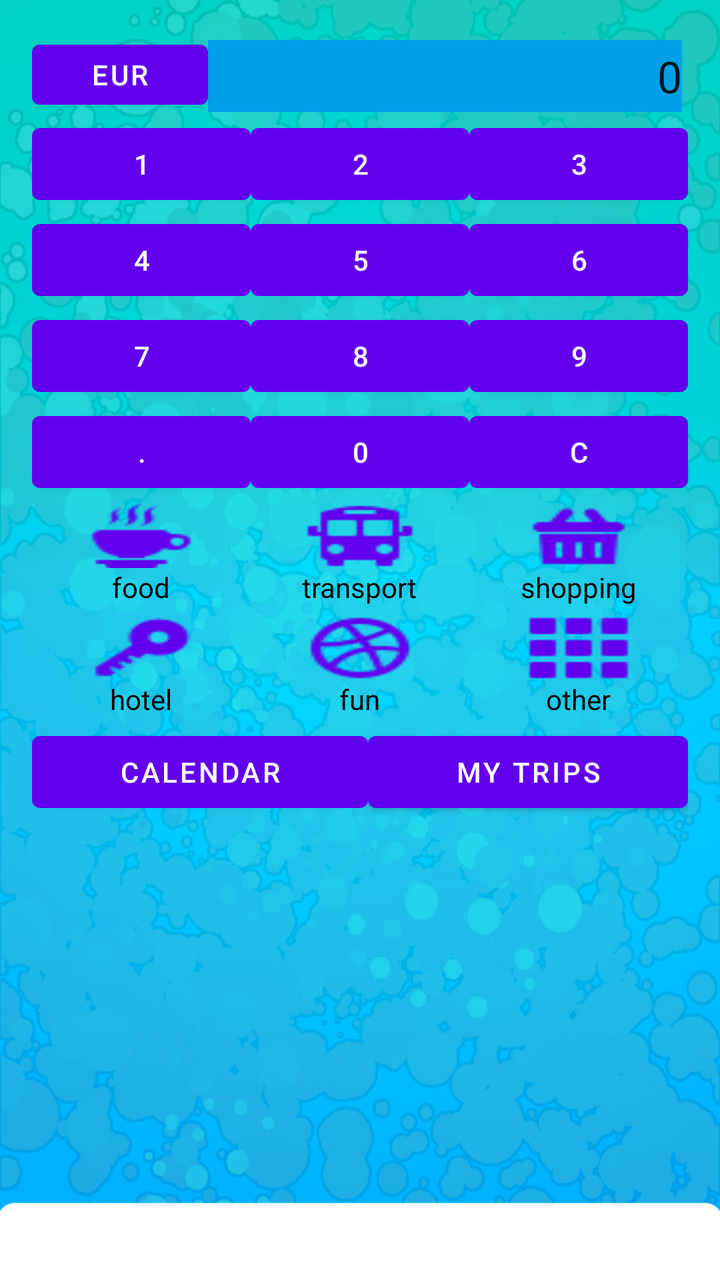
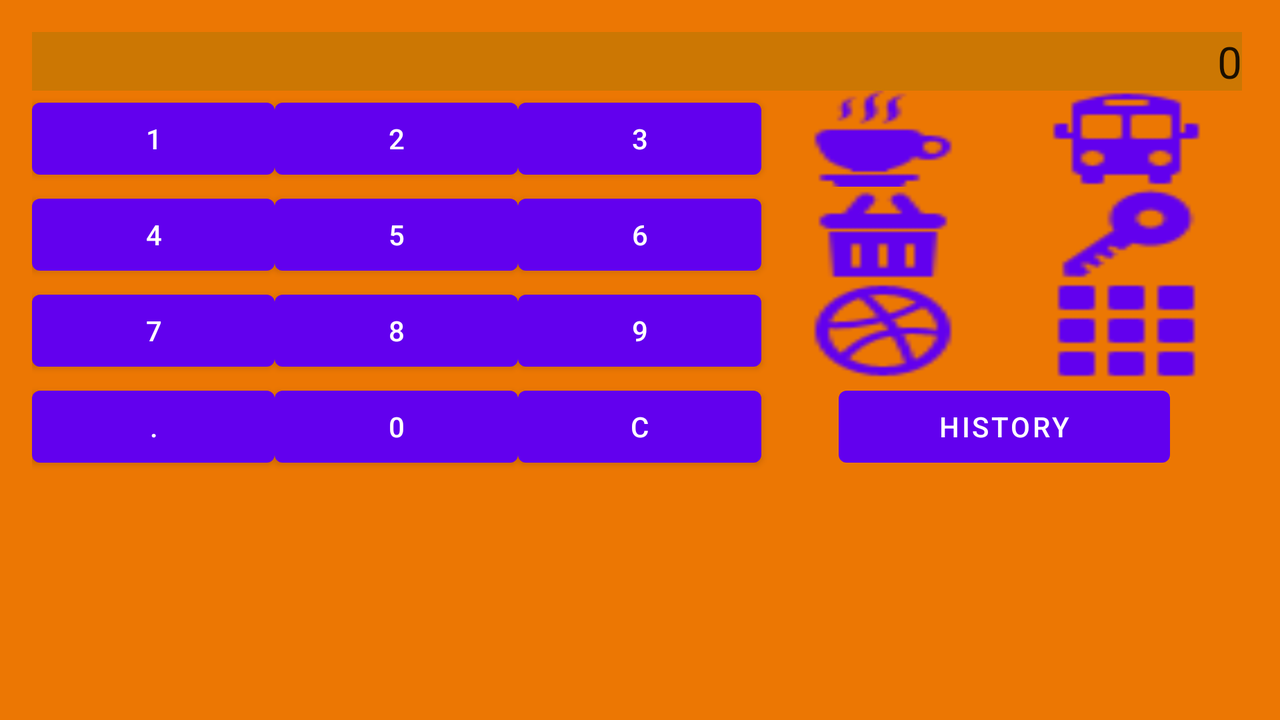

One screen, two layout resources from the same app: the default and the repository's alternative for another configuration. Each is rendered where Android would select it; the XML of both is given below.
<!-- AndroidManifest.xml: fallback theme Theme.MaterialComponents.DayNight.NoActionBar -->
<!-- res/layout/activity_home.xml -->
<LinearLayout xmlns:android="http://schemas.android.com/apk/res/android"
    xmlns:tools="http://schemas.android.com/tools"
    android:id="@+id/LinearLayout1"
    android:layout_width="match_parent"
    android:layout_height="match_parent"
    android:orientation="vertical"
    android:paddingBottom="@dimen/activity_vertical_margin"
    android:paddingLeft="@dimen/activity_horizontal_margin"
    android:paddingRight="@dimen/activity_horizontal_margin"
    android:paddingTop="@dimen/activity_vertical_margin"
    tools:context=".HomeActivity" 
    android:background="@drawable/bg">

    <LinearLayout
        android:layout_width="match_parent"
        android:layout_height="wrap_content" >
		
        <Button
                android:id="@+id/button_currency"
                android:layout_width="wrap_content"
                android:layout_height="42dp"
             	android:layout_weight="0"
                android:text="EUR" 
                android:onClick="onCurrencyClick"
                />
        
        <TextView
            android:id="@+id/amount"
            android:layout_width="match_parent"
            android:layout_height="36dp"
            android:layout_marginTop="4dp"
            android:layout_marginRight="@dimen/amount_margin"
            android:layout_weight="4"
            android:background="#00a0e8"
            android:gravity="center_vertical|right"
            android:maxLength="@integer/length_of_amount"
            android:paddingLeft="@dimen/activity_horizontal_margin"
            android:text="0"
            android:textAppearance="?android:attr/textAppearanceLarge"
            android:textSize="@dimen/amount_text" />

    </LinearLayout>

    <TableLayout
        android:layout_width="match_parent"
        android:layout_height="wrap_content" >

        <TableRow
            android:layout_width="fill_parent"
            android:layout_height="fill_parent"
            android:paddingTop="@dimen/expenses_margin">

            <Button
                android:id="@+id/button_1"
                android:layout_width="wrap_content"
                android:layout_height="wrap_content"
                android:layout_weight="1"
                android:text="1" 
                android:onClick="onClick"
                />
            
            <Button
                android:id="@+id/button_2"
                android:layout_width="wrap_content"
                android:layout_height="wrap_content"
                android:text="2" 
                android:layout_weight="1"
                android:onClick="onClick"
           	/>

            <Button
                android:id="@+id/button_3"
                android:layout_width="wrap_content"
                android:layout_height="wrap_content"
                android:text="3" 
                android:layout_weight="1"
                android:onClick="onClick"
           	/>

        </TableRow>

        <TableRow
            android:layout_width="fill_parent"
            android:layout_height="fill_parent">
            
            <Button
                android:id="@+id/button_4"
                android:layout_width="wrap_content"
                android:layout_height="wrap_content"
                android:text="4"
                android:layout_weight="1"
                android:onClick="onClick"
            />
            
            <Button
                android:id="@+id/button_5"
                android:layout_width="wrap_content"
                android:layout_height="wrap_content"
                android:text="5" 
                android:layout_weight="1"
                android:onClick="onClick"
           	/>

            <Button
                android:id="@+id/button_6"
                android:layout_width="wrap_content"
                android:layout_height="wrap_content"
                android:text="6" 
                android:layout_weight="1"
                android:onClick="onClick"
           	/>
        </TableRow>

        <TableRow
            android:layout_width="fill_parent"
            android:layout_height="fill_parent">
            
            <Button
                android:id="@+id/button_7"
                android:layout_width="wrap_content"
                android:layout_height="wrap_content"
                android:text="7"
                android:layout_weight="1"
                android:onClick="onClick"
            />
            
            <Button
                android:id="@+id/button_8"
                android:layout_width="wrap_content"
                android:layout_height="wrap_content"
                android:text="8" 
                android:layout_weight="1"
                android:onClick="onClick"
           	/>

            <Button
                android:id="@+id/button_9"
                android:layout_width="wrap_content"
                android:layout_height="wrap_content"
                android:text="9" 
                android:layout_weight="1"
                android:onClick="onClick"
           	/>
        </TableRow>

        <TableRow
            android:layout_width="fill_parent"
            android:layout_height="fill_parent">
            <Button
                android:id="@+id/button_dot"
                android:layout_width="wrap_content"
                android:layout_height="wrap_content"
                android:text="."
                android:layout_weight="1"
                android:onClick="onClick"
            />
            
            <Button
                android:id="@+id/button_0"
                android:layout_width="wrap_content"
                android:layout_height="wrap_content"
                android:text="0" 
                android:layout_weight="1"
                android:onClick="onClick"
           	/>

            <Button
                android:id="@+id/button_C"
                android:layout_width="wrap_content"
                android:layout_height="wrap_content"
                android:text="C" 
                android:layout_weight="1"
                android:onClick="onClick"
           	/>
        </TableRow><TableRow
            android:layout_width="match_parent"
            android:layout_height="60dp" >

            <RelativeLayout
                android:layout_width="match_parent"
                android:layout_height="match_parent"
                android:layout_weight="1"
                android:gravity="center" >

                <LinearLayout
                    android:layout_width="wrap_content"
                    android:layout_height="wrap_content"
                    android:gravity="center"
                    android:orientation="vertical" >

                    <Button
                        android:id="@+id/food"
                        android:layout_width="wrap_content"
                        android:layout_height="32dp"
                        android:layout_marginLeft="2dp"
                        android:layout_marginRight="2dp"
                        android:layout_marginTop="2dp"
                        android:background="@drawable/button_food_selector"
                        android:onClick="onExpenseClick"
                        android:tag="@string/foodButton"
                        android:text="" />

                    <TextView
                        android:layout_width="wrap_content"
                        android:layout_height="20dp"
                        android:layout_marginBottom="2dp"
                        android:text="@string/foodTextButtot"
                        android:textColor="#000000" />
                </LinearLayout>
            </RelativeLayout>

            <RelativeLayout
                android:layout_width="match_parent"
                android:layout_height="match_parent"
                android:layout_weight="1"
                android:gravity="center" >

                <LinearLayout
                    android:layout_width="wrap_content"
                    android:layout_height="wrap_content"
                    android:gravity="center"
                    android:orientation="vertical" >

                    <Button
                        android:id="@+id/transport"
                        android:layout_width="wrap_content"
                        android:layout_height="32dp"
                        android:layout_marginLeft="2dp"
                        android:layout_marginRight="2dp"
                        android:layout_marginTop="2dp"
                        android:background="@drawable/button_transport_selector"
                        android:onClick="onExpenseClick"
                        android:tag="@string/transportButton"
                        android:text="" />

                    <TextView
                        android:layout_width="wrap_content"
                        android:layout_height="20dp"
                        android:layout_marginBottom="2dp"
                        android:text="@string/transportTextButtot"
                        android:textColor="#000000" />
                </LinearLayout>
            </RelativeLayout>

            <RelativeLayout
                android:layout_width="match_parent"
                android:layout_height="match_parent"
                android:layout_weight="1"
                android:gravity="center" >

                <LinearLayout
                    android:layout_width="wrap_content"
                    android:layout_height="wrap_content"
                    android:gravity="center"
                    android:orientation="vertical" >

                    <Button
                        android:id="@+id/shopping"
                        android:layout_width="wrap_content"
                        android:layout_height="32dp"
                        android:layout_marginLeft="2dp"
                        android:layout_marginRight="2dp"
                        android:layout_marginTop="2dp"
                        android:background="@drawable/button_shopping_selector"
                        android:onClick="onExpenseClick"
                        android:tag="@string/shoppingButton"
                        android:text="" />

                    <TextView
                        android:layout_width="wrap_content"
                        android:layout_height="20dp"
                        android:layout_marginBottom="2dp"
                        android:text="@string/shoppingTextButtot"
                        android:textColor="#000000" />
                </LinearLayout>
            </RelativeLayout>
        </TableRow>

        <TableRow
            android:layout_width="match_parent"
            android:layout_height="60dp" >

            <RelativeLayout
                android:layout_width="match_parent"
                android:layout_height="match_parent"
                android:layout_weight="1"
                android:gravity="center" >

                <LinearLayout
                    android:layout_width="wrap_content"
                    android:layout_height="wrap_content"
                    android:gravity="center"
                    android:orientation="vertical" >

                    <Button
                        android:id="@+id/accommodation"
                        android:layout_width="wrap_content"
                        android:layout_height="32dp"
                        android:layout_marginLeft="2dp"
                        android:layout_marginRight="2dp"
                        android:layout_marginTop="2dp"
                        android:background="@drawable/button_hotel_selector"
                        android:onClick="onExpenseClick"
                        android:tag="@string/hotelButton"
                        android:text="" />

                    <TextView
                        android:layout_width="wrap_content"
                        android:layout_height="20dp"
                        android:layout_marginBottom="2dp"
                        android:text="@string/hotelTextButtot"
                        android:textColor="#000000" />
                </LinearLayout>
            </RelativeLayout>

            <RelativeLayout
                android:layout_width="match_parent"
                android:layout_height="match_parent"
                android:layout_weight="1"
                android:gravity="center" >

                <LinearLayout
                    android:layout_width="wrap_content"
                    android:layout_height="wrap_content"
                    android:gravity="center"
                    android:orientation="vertical" >

                    <Button
                        android:id="@+id/entertainment"
                        android:layout_width="wrap_content"
                        android:layout_height="32dp"
                        android:layout_marginLeft="2dp"
                        android:layout_marginRight="2dp"
                        android:layout_marginTop="2dp"
                        android:background="@drawable/button_entertainment_selector"
                        android:onClick="onExpenseClick"
                        android:tag="@string/entertainmentButton"
                        android:text="" />

                    <TextView
                        android:layout_width="wrap_content"
                        android:layout_height="20dp"
                        android:layout_marginBottom="2dp"
                        android:text="@string/funTextButtot"
                        android:textColor="#000000" />
                </LinearLayout>
            </RelativeLayout>

            <RelativeLayout
                android:layout_width="match_parent"
                android:layout_height="match_parent"
                android:layout_weight="1"
                android:gravity="center" >

                <LinearLayout
                    android:layout_width="wrap_content"
                    android:layout_height="wrap_content"
                    android:gravity="center"
                    android:orientation="vertical" >

                    <Button
                        android:id="@+id/other"
                        android:layout_width="wrap_content"
                        android:layout_height="32dp"
                        android:layout_marginLeft="2dp"
                        android:layout_marginRight="2dp"
                        android:layout_marginTop="2dp"
                        android:background="@drawable/button_other_selector"
                        android:onClick="onExpenseClick"
                        android:tag="@string/otherButton"
                        android:text="" />

                    <TextView
                        android:layout_width="wrap_content"
                        android:layout_height="20dp"
                        android:layout_marginBottom="2dp"
                        android:text="@string/otherTextButtot"
                        android:textColor="#000000" />
                </LinearLayout>
            </RelativeLayout>
        </TableRow>
   
    </TableLayout>
    <LinearLayout
            android:layout_width="fill_parent"
            android:layout_height="wrap_content"
            android:paddingTop="@dimen/expenses_margin"
            android:layout_gravity="bottom" >

            <Button
                android:id="@+id/history"
                android:layout_width="wrap_content"
                android:layout_height="wrap_content"
                android:layout_gravity="center"
                android:layout_weight="1"
                android:onClick="onHistoryClick"
                android:text="@string/calendarTextButtot" />
            
            <Button
                android:id="@+id/MyTrips"
                android:layout_width="wrap_content"
                android:layout_height="wrap_content"
                android:layout_gravity="center"
                android:layout_weight="1"
                android:onClick="onMyTripsClick"
                android:text="@string/myTripTextButtot" />

        </LinearLayout>


    
</LinearLayout>
<!-- resources referenced by this layout -->
<resources>
  <dimen name="activity_horizontal_margin">16dp</dimen>
  <dimen name="activity_vertical_margin">16dp</dimen>
  <dimen name="amount_margin">3dp</dimen>
  <dimen name="amount_text">22dp</dimen>
  <!-- drawable bg: png bitmap (drawable-hdpi, 307238 bytes) -->
  <!-- drawable button_entertainment_selector (drawable-mdpi) -->
  <?xml version="1.0" encoding="utf-8"?>
   
  <selector xmlns:android="http://schemas.android.com/apk/res/android">
    <item android:state_pressed="true"
     android:drawable="@drawable/icon_entertainment_9_press" /> 
    <item android:drawable="@drawable/icon_entertainment_9" /> 
  </selector>
  <!-- drawable button_food_selector (drawable-mdpi) -->
  <?xml version="1.0" encoding="utf-8"?>
   
  <selector xmlns:android="http://schemas.android.com/apk/res/android">
    <item android:state_pressed="true"
     android:drawable="@drawable/icon_food_7_press" /> 
    <item android:drawable="@drawable/icon_food_7" /> 
  </selector>
  <!-- drawable button_hotel_selector (drawable-mdpi) -->
  <?xml version="1.0" encoding="utf-8"?>
   
  <selector xmlns:android="http://schemas.android.com/apk/res/android">
    <item android:state_pressed="true"
     android:drawable="@drawable/icon_hotel_14_press" /> 
    <item android:drawable="@drawable/icon_hotel_14" /> 
  </selector>
  <!-- drawable button_other_selector (drawable-mdpi) -->
  <?xml version="1.0" encoding="utf-8"?>
   
  <selector xmlns:android="http://schemas.android.com/apk/res/android">
    <item android:state_pressed="true"
     android:drawable="@drawable/icon_other_9_press" /> 
    <item android:drawable="@drawable/icon_other_9" /> 
  </selector>
  <!-- drawable button_shopping_selector (drawable-mdpi) -->
  <?xml version="1.0" encoding="utf-8"?>
   
  <selector xmlns:android="http://schemas.android.com/apk/res/android">
    <item android:state_pressed="true"
     android:drawable="@drawable/icon_shopping_11_press" /> 
    <item android:drawable="@drawable/icon_shopping_11" /> 
  </selector>
  <!-- drawable button_transport_selector (drawable-mdpi) -->
  <?xml version="1.0" encoding="utf-8"?>
   
  <selector xmlns:android="http://schemas.android.com/apk/res/android">
    <item android:state_pressed="true"
     android:drawable="@drawable/icon_transport_6_press" /> 
    <item android:drawable="@drawable/icon_transport_6" /> 
  </selector>
  <integer name="length_of_amount">20</integer>
  <string name="calendarTextButtot">Calendar</string>
  <string name="entertainmentButton">entertainment</string>
  <string name="foodButton">food</string>
  <string name="foodTextButtot">food</string>
  <string name="funTextButtot">fun</string>
  <string name="hotelButton">accommodation</string>
  <string name="hotelTextButtot">hotel</string>
  <string name="myTripTextButtot">My trips</string>
  <string name="otherButton">other things</string>
  <string name="otherTextButtot">other</string>
  <string name="shoppingButton">shopping</string>
  <string name="shoppingTextButtot">shopping</string>
  <string name="transportButton">transport</string>
  <string name="transportTextButtot">transport</string>
  <!-- drawable icon_entertainment_9_press: png bitmap (drawable-mdpi, 4311 bytes) -->
  <!-- drawable icon_entertainment_9: png bitmap (drawable-mdpi, 841 bytes) -->
  <!-- drawable icon_food_7_press: png bitmap (drawable-mdpi, 3654 bytes) -->
  <!-- drawable icon_food_7: png bitmap (drawable-mdpi, 553 bytes) -->
  <!-- drawable icon_hotel_14_press: png bitmap (drawable-mdpi, 3560 bytes) -->
  <!-- drawable icon_hotel_14: png bitmap (drawable-mdpi, 551 bytes) -->
  <!-- drawable icon_other_9_press: png bitmap (drawable-mdpi, 2912 bytes) -->
  <!-- drawable icon_other_9: png bitmap (drawable-mdpi, 181 bytes) -->
  <!-- drawable icon_shopping_11_press: png bitmap (drawable-mdpi, 3362 bytes) -->
  <!-- drawable icon_shopping_11: png bitmap (drawable-mdpi, 396 bytes) -->
  <!-- drawable icon_transport_6_press: png bitmap (drawable-mdpi, 3245 bytes) -->
  <!-- drawable icon_transport_6: png bitmap (drawable-mdpi, 421 bytes) -->
</resources>
<!-- res/layout-land/activity_home.xml (the repository's variant of the layout above) -->
<!-- drawn on the phone turned sideways -->
<LinearLayout xmlns:android="http://schemas.android.com/apk/res/android"
    xmlns:tools="http://schemas.android.com/tools"
    android:id="@+id/LinearLayout1"
    android:layout_width="match_parent"
    android:layout_height="match_parent"
    android:orientation="vertical"
    android:paddingBottom="@dimen/activity_vertical_margin"
    android:paddingLeft="@dimen/activity_horizontal_margin"
    android:paddingRight="@dimen/activity_horizontal_margin"
    android:paddingTop="@dimen/activity_vertical_margin"
    tools:context=".HomeActivity" 
    android:background="#EC7703">

    <LinearLayout
        android:layout_width="match_parent"
        android:layout_height="wrap_content" >

        <TextView
            android:id="@+id/amount"
            android:layout_width="match_parent"
            android:layout_height="wrap_content"
            android:layout_marginRight="@dimen/amount_margin"
            android:layout_weight="1"
            android:background="#CC7703"
            android:gravity="center_vertical|right"
            android:maxLength="@integer/length_of_amount"
            android:text="0"
            android:textAppearance="?android:attr/textAppearanceLarge"
            android:textSize="@dimen/amount_text" />

    </LinearLayout>

    <TableLayout
        android:layout_width="match_parent"
        android:layout_height="wrap_content" >

        <TableRow
            android:id="@+id/tableRow1"
            android:layout_width="match_parent"
            android:layout_height="fill_parent" 
            android:paddingTop="@dimen/expenses_margin">

            <Button
                android:id="@+id/button_1"
                android:layout_width="wrap_content"
                android:layout_height="wrap_content"
                android:layout_weight="1"
                android:text="1" 
                android:onClick="onClick"
                />
            
            <Button
                android:id="@+id/button_2"
                android:layout_width="wrap_content"
                android:layout_height="wrap_content"
                android:text="2" 
                android:layout_weight="1"
                android:onClick="onClick"
           	/>

            <Button
                android:id="@+id/button_3"
                android:layout_width="wrap_content"
                android:layout_height="wrap_content"
                android:text="3" 
                android:layout_weight="1"
                android:onClick="onClick"
           	/>
            
            <Button
                android:id="@+id/food"
                android:layout_width="wrap_content"
                android:layout_height="wrap_content"
                android:layout_weight="1"
                android:background="@drawable/icon_food_7"
                android:onClick="onExpenseClick"
                android:tag="@string/foodButton"
                android:text="" />
            
            <Button
                android:id="@+id/transport"
                android:layout_width="wrap_content"
                android:layout_height="wrap_content"
                android:layout_weight="1"
                android:background="@drawable/icon_transport_6"
                android:onClick="onExpenseClick"
                android:tag="@string/transportButton"
                android:text="" />

        </TableRow>

        <TableRow
            android:layout_width="fill_parent"
            android:layout_height="fill_parent">
            
            <Button
                android:id="@+id/button_4"
                android:layout_width="wrap_content"
                android:layout_height="wrap_content"
                android:text="4"
                android:layout_weight="1"
                android:onClick="onClick"
            />
            
            <Button
                android:id="@+id/button_5"
                android:layout_width="wrap_content"
                android:layout_height="wrap_content"
                android:text="5" 
                android:layout_weight="1"
                android:onClick="onClick"
           	/>

            <Button
                android:id="@+id/button_6"
                android:layout_width="wrap_content"
                android:layout_height="wrap_content"
                android:text="6" 
                android:layout_weight="1"
                android:onClick="onClick"
           	/>
            
            <Button
                android:id="@+id/shopping"
                android:layout_width="wrap_content"
                android:layout_height="wrap_content"
                android:layout_weight="1"
                android:background="@drawable/icon_shopping_11"
                android:onClick="onExpenseClick"
                android:tag="@string/shoppingButton"
                android:text="" />
            
             <Button
                android:id="@+id/accommodation"
                android:layout_width="wrap_content"
                android:layout_height="wrap_content"
                android:layout_weight="1"
                android:background="@drawable/icon_hotel_14"
                android:onClick="onExpenseClick"
                android:tag="@string/hotelButton"
                android:text="" />
            
            
        </TableRow>

        <TableRow
            android:layout_width="fill_parent"
            android:layout_height="fill_parent">
            
            <Button
                android:id="@+id/button_7"
                android:layout_width="wrap_content"
                android:layout_height="wrap_content"
                android:text="7"
                android:layout_weight="1"
                android:onClick="onClick"
            />
            
            <Button
                android:id="@+id/button_8"
                android:layout_width="wrap_content"
                android:layout_height="wrap_content"
                android:text="8" 
                android:layout_weight="1"
                android:onClick="onClick"
           	/>

            <Button
                android:id="@+id/button_9"
                android:layout_width="wrap_content"
                android:layout_height="wrap_content"
                android:text="9" 
                android:layout_weight="1"
                android:onClick="onClick"
           	/>
            
             <Button
                android:id="@+id/entertainment"
                android:layout_width="wrap_content"
                android:layout_height="wrap_content"
                android:layout_weight="1"
                android:background="@drawable/icon_entertainment_9"
                android:onClick="onExpenseClick"
                android:tag="@string/entertainmentButton"
                android:text="" />

            <Button
                android:id="@+id/other"
                android:layout_width="wrap_content"
                android:layout_height="wrap_content"
                android:layout_weight="1"
                android:background="@drawable/icon_other_9"
                android:onClick="onExpenseClick"
                android:tag="@string/otherButton"
                android:text="" />
            
        </TableRow>

        <TableRow
            android:layout_width="fill_parent"
            android:layout_height="fill_parent">
            <Button
                android:id="@+id/button_dot"
                android:layout_width="wrap_content"
                android:layout_height="wrap_content"
                android:text="."
                android:layout_weight="1"
                android:onClick="onClick"
            />
            
            <Button
                android:id="@+id/button_0"
                android:layout_width="wrap_content"
                android:layout_height="wrap_content"
                android:text="0" 
                android:layout_weight="1"
                android:onClick="onClick"
           	/>

            <Button
                android:id="@+id/button_C"
                android:layout_width="wrap_content"
                android:layout_height="wrap_content"
                android:text="C" 
                android:layout_weight="1"
                android:onClick="onClick"
           	/>
            
            <Button
                android:id="@+id/history"
                android:layout_width="wrap_content"
                android:layout_height="wrap_content"
                android:layout_gravity="center"
                android:layout_column="1"
                android:layout_span="4"
                android:layout_weight="2"
                android:onClick="onHistoryClick"
                android:text="History" />
            
            
            
        </TableRow>
          
   
    </TableLayout>
    
	

</LinearLayout>
<!-- resources referenced by the variant -->
<!-- as the phone turned sideways resolves them -->
<resources>
  <dimen name="activity_horizontal_margin">16dp</dimen>
  <dimen name="activity_vertical_margin">16dp</dimen>
  <dimen name="amount_margin">3dp</dimen>
  <dimen name="amount_text">22dp</dimen>
  <!-- drawable icon_entertainment_9: png bitmap (drawable-mdpi, 841 bytes) -->
  <!-- drawable icon_food_7: png bitmap (drawable-mdpi, 553 bytes) -->
  <!-- drawable icon_hotel_14: png bitmap (drawable-mdpi, 551 bytes) -->
  <!-- drawable icon_other_9: png bitmap (drawable-mdpi, 181 bytes) -->
  <!-- drawable icon_shopping_11: png bitmap (drawable-mdpi, 396 bytes) -->
  <!-- drawable icon_transport_6: png bitmap (drawable-mdpi, 421 bytes) -->
  <integer name="length_of_amount">20</integer>
  <string name="entertainmentButton">entertainment</string>
  <string name="foodButton">food</string>
  <string name="hotelButton">accommodation</string>
  <string name="otherButton">other things</string>
  <string name="shoppingButton">shopping</string>
  <string name="transportButton">transport</string>
</resources>
